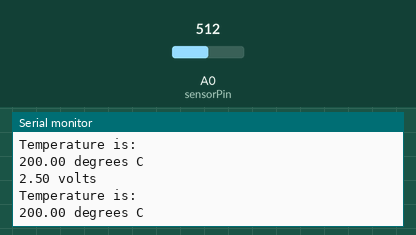
Recording of a sketch running on a simulated Arduino Uno, built with avr-gcc and run on an emulated ATmega328P. Parts: the last lines printed to the serial monitor. The inputs (shaded band) are chosen by the test bench; at power-on: A0 (sensorPin) = 512.

Above: at 1.8 s.
1.9 s: A0 (sensorPin) set to 716
At 2.8 s:
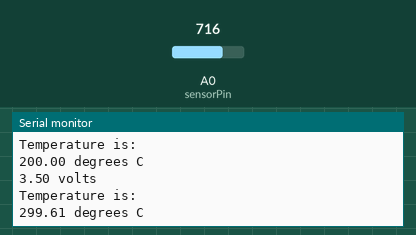
3.4 s: A0 (sensorPin) set to 900
At 4.8 s:
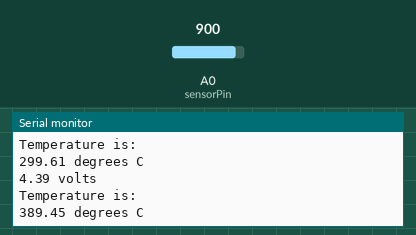
Timing chart, 0 to 6.4 s (numbered marks = the images above; inputs shaded):
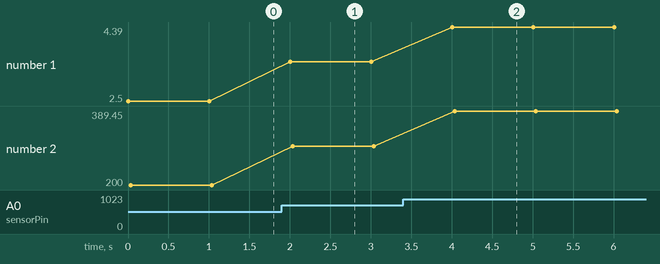

Measured:
- after the input at 1.9 s, the serial monitor: prints a new line after 0.10 s (image 1)
- after the input at 3.4 s, the serial monitor: prints a new line after 0.61 s (image 2)
- plotted number 1: 2.5 → 3.5 after the input at 1.9 s, 3.5 → 4.39 after the input at 3.4 s
- plotted number 2: 200 → 299.61 after the input at 1.9 s, 299.61 → 389.45 after the input at 3.4 s

The sketch:

Temprature_Sensor.ino
```cpp
// Example_7_Temprature_Sensor
const int sensorPin = A0;
int reading;
float voltage;
float temperatureC;
void setup(  )
{ Serial.begin(9600); }
void loop (  )
 {
reading = analogRead(sensorPin);
voltage = reading * 5.0/1024;
Serial.print(voltage);
Serial.println(" volts");
temperatureC = (voltage - 0.5) * 100 ;
Serial.println("Temperature is: ");
Serial.print(temperatureC);
 Serial.println(" degrees C");
delay(1000);
 }
```
